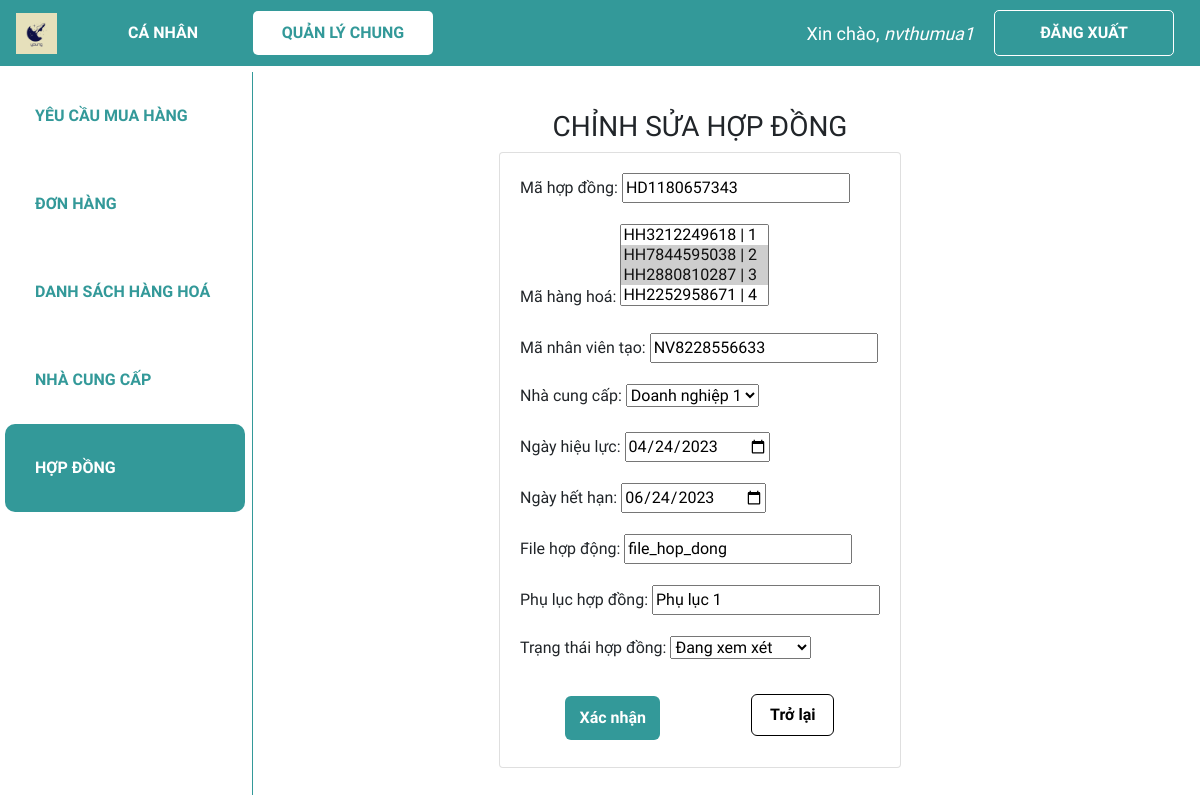
Screenshot of /sua_hd/HD1180657343 (signed in) with the database file from the repository.
### web_core/models.py (models this page shows, shortened)
class HOPDONG(models.Model):
    danh_muc_trang_thai = (
        ('Đang xem xét', 'Đang xem xét'),
        ('Đã ký', 'Đã ký'),
        ('Đang có hiệu lực', 'Đang có hiệu lực'),
        ('Đã hết hạn', 'Đã hết hạn'),
    )
    ma_HD = ShortUUIDField(
        verbose_name='Mã hợp đồng',
        length=10,
        max_length=12,
        prefix="HD",
        alphabet="0123456789",
        primary_key=True
    )
    ma_hang_hoa = models.ManyToManyField(HANGHOA, verbose_name = 'Mã hàng hoá', blank = True)
    ma_nhan_vien_tao = models.ForeignKey(NHANVIEN, on_delete = models.SET_NULL, verbose_name = 'Mã nhân viên tạo', related_name = 'nv_tao_HD', blank = True, null = True)
    ma_quan_ly_duyet = models.ForeignKey(NHANVIEN, on_delete = models.SET_NULL, verbose_name = 'Mã quản lý duyệt', related_name = 'quan_ly_HD', blank = True, null = True)
    ma_ncc = models.ForeignKey(NCC, on_delete = models.SET_NULL, verbose_name = 'Nhà cung cấp', null=True)
    ngay_tao = models.DateTimeField('Ngày tạo', default = datetime.now)
    ngay_cap_nhat = models.DateTimeField('Ngày cập nhật', default = datetime.now)
    ngay_hieu_luc = models.DateField('Ngày hiệu lực', editable=True, null=True)
    ngay_het_han = models.DateField('Ngày hết hạn', editable=True, null=True)
    file_hop_dong = models.CharField('File hợp động', max_length=500, null=True)
    phu_luc_hop_dong = models.CharField('Phụ lục hợp đồng', max_length=20000, null=True)
    trang_thai = models.CharField('Trạng thái hợp đồng', max_length=100, choices=danh_muc_trang_thai, default='Đang xem xét', null=True)

### web_core/decorators.py (the view)
        def wrapper_func(request, *args, **kwargs):
            group = None
            if request.user.groups.exists():
                group = request.user.groups.all()
            if len(group) > 2 and any(role.name in allowed_roles for role in group):
                return view_func(request, *args, **kwargs)
            elif group[0].name in allowed_roles:
                return view_func(request, *args, **kwargs)
            else:
                return HttpResponse('Not authorized')

### web_core/forms.py
class HOPDONG_form(ModelForm):
    class Meta:
        model = HOPDONG
        fields = '__all__'
        exclude = ['ngay_cap_nhat','ngay_tao','ma_quan_ly_duyet']
        widgets = {
            'ma_nhan_vien_tao': TextInput(
                attrs={'readonly': True}
            ),
            'ngay_hieu_luc': DateInput(
            attrs={'type': 'date'},
            format="%Y-%m-%d"
            ),
            'ngay_het_han': DateInput(
            attrs={'type': 'date'},
            format="%Y-%m-%d"
            ),
        }
    def __init__(self, ma_NV, *args, **kwargs):
        super(HOPDONG_form,self).__init__(*args, **kwargs)
        self.fields['ma_nhan_vien_tao'].initial = ma_NV
        self.fields["ma_HD"].widget.attrs["readonly"] = True

### web_core/models.py (called while the page is built)
    def __str__(self):
        line = str(self.ma_HH) + ' | ' + self.ten_hang_hoa
        return line

    def __str__(self):
        line = self.ten_doanh_nghiep
        return line

### web_core/templatetags/index.py (called while the page is built)
@register.filter
def first_group_name(user):
    groups = user.groups.all()
    if groups:
        return groups[0].name
    return ''

### web_core/views.py (called while the page is built)
@allowed_users(['thumua', 'quanly'])
@login_required(login_url='login')
def edit_hd(request, ma_HD):
    user = request.user.username
    if user == 'admin':
        return redirect('/dshd')
    else:
        nhanvien = NHANVIEN.objects.get(user=request.user)
    hd = HOPDONG.objects.get(ma_HD=ma_HD)
    form = HOPDONG_form(nhanvien.ma_NV, instance=hd)
    if request.method == 'POST':
        form = HOPDONG_form(nhanvien.ma_NV, request.POST, instance=hd)
        if form.is_valid():
            hd.ngay_cap_nhat = datetime.now()
            form.save()
            return redirect(f'/xem_hd/{ma_HD}')
    context = {'form':form, 'ma_HD':ma_HD}
    return render(request,'web_core/edit_hd.html', context)

### web_core/templates/web_core/edit_hd.html (shortened to what this page needs)
{% extends 'web_core/main.html' %}
{% block content %}
<div class="d-flex justify-content-center h-100" style="margin-top:20px;">
    <div class="user_card">
        <div class="d-flex justify-content-center">
            <h3 id="form-title" style="text-align: center;">CHỈNH SỬA HỢP ĐỒNG</h3>
        </div>
        <div class="d-flex justify-content-center form_container">
            <div class="card card-body">
                <form action="" method="post">
                    {{form.as_p}}
                    <div class="form-btn">
                        <input type="submit" value="Xác nhận">
                        <a class='btn back-btn' href="{% url 'quanli_xem_hd' ma_HD %}">Trở lại</a>
                    </div>
                </form>
            </div>
        </div>
    </div>
</div>
{% endblock %}

### web_core/templates/web_core/navbar.html (shortened to what this page needs)
{% load static %}
<nav class="navbar navbar-expand-lg my-navbar fixed-top">
    <a href="{% url 'home' %}">
        <img class="navbar-brand" alt="logo-brand" src="{% static 'images/favicon.png' %}" height="50"
            style="padding-bottom: 4px" />
    </a>
    <div class="collapse navbar-collapse" id="navbarNav">
        {% with request.resolver_match.url_name as url_name %}
        <div class="navbar-nav">
            {% load index %}
            {% if request.user|first_group_name != 'quanly' %}
                <a class="nav-item nav-link my-nav-item {% if 'canhan' in url_name %}my-nav-active{% endif %} nav-canhan"
                href="{% url 'canhan_dspr' %}">Cá nhân</a>
            {% endif %}
            <a class="nav-item nav-link my-nav-item {% if 'quanli' in url_name %}my-nav-active{% endif %} nav-quanly"
                href="{% url 'quanli_dspr' %}">Quản lý chung</a>
        </div>
        {% endwith %}
    </div>
    {% with request.resolver_match.url_name as url_name %}
    {% if request.user.is_authenticated %}
    <span class="hello-msg">Xin chào, <span> {{request.user}} </span></span>
    <a class="nav-item nav-link my-nav-item my-btn" href="{% url 'logout' %}">Đăng xuất</a>
    {% else %}
    <a class="nav-item nav-link my-nav-item my-btn {% if url_name == 'login' %}my-nav-active{% endif %}"
        href="{% url 'login' %}">Đăng nhập</a>
    {% endif %}
    {% endwith %}
</nav>

### web_core/static/css/main.css (style rules this page uses)
* { font-family: 'Baloo 2', cursive; }
html, body { margin: 0; padding: 0; height: 100%; overflow-x: hidden; }

### web_core/templates/web_core/navbar.html (style rules this page uses)
.my-navbar.fixed-top { position: fixed; color: #fff; background-color: #399; z-index: 10; }
.my-nav-item { color: #fff; font-weight: bold; padding: 9.6px 16px !important; text-transform: uppercase; border-radius: 5px; width: 180px; text-align: center; }
.my-nav-active, .my-nav-active:hover { color: #399; background-color: #fff; }
.my-btn { border: 1px solid #fff; margin-right: 10px; }
.hello-msg { font-size: 18px; color: #fff; margin-right: 20px; }
.hello-msg>span { font-style: italic; }

### web_core/templates/web_core/edit_hd.html (style rules this page uses)
input[type=submit] { font-weight: bold; background-color: #399; border-radius: 6px; border-width: 0px; color: white; padding: 10px 14px; margin: auto; margin-top: 5px; }
.btn.back-btn { font-weight: bold; background-color: white; border-color: black; border-radius: 6px; border-width: 1px; color: black; padding: 8px 18px; margin: auto; right: 0; }
.form-btn { padding-top: 2%; padding-bottom: 2%; display: flex; justify-content: center; }

### rows the page displays
HOPDONG: ma_HD "HD1180657343", ma_nhan_vien_tao "NV8228556633", ma_ncc "Doanh nghiệp 1", ngay_hieu_luc "04/24/2023", ngay_het_han "06/24/2023", file_hop_dong "file_hop_dong", phu_luc_hop_dong "Phụ lục 1", trang_thai "Đang xem xét"

### other values shown
{{ request.user }} "nvthumua1"
